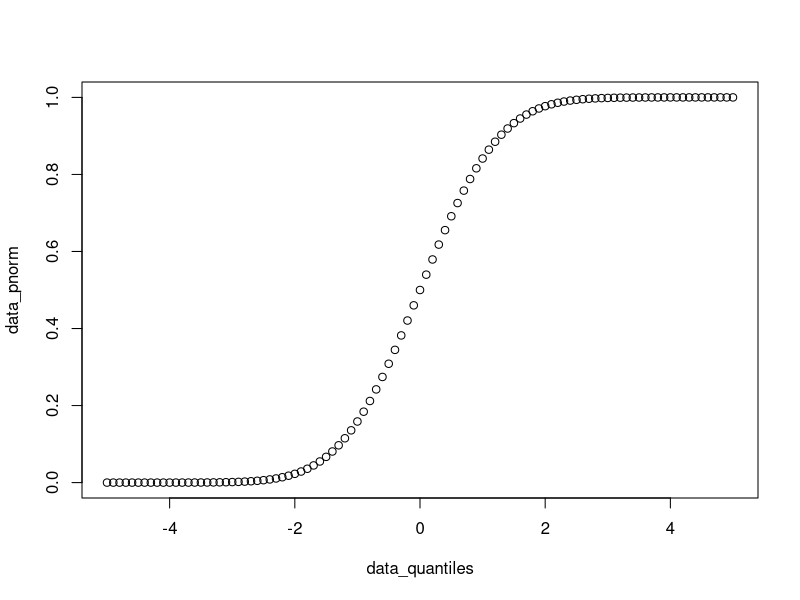
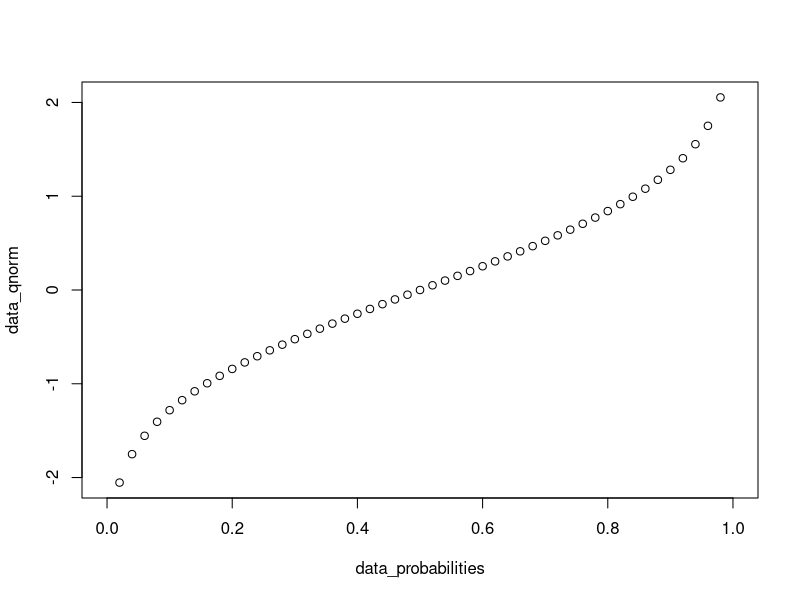
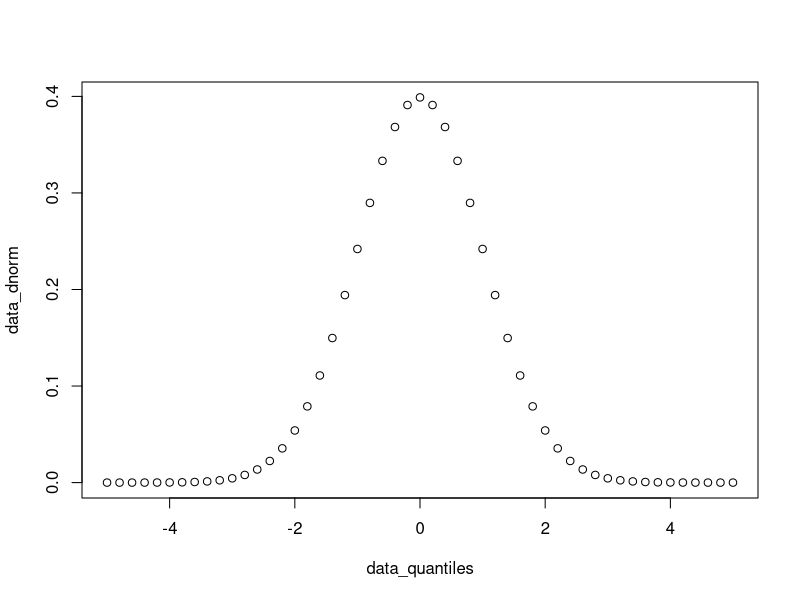
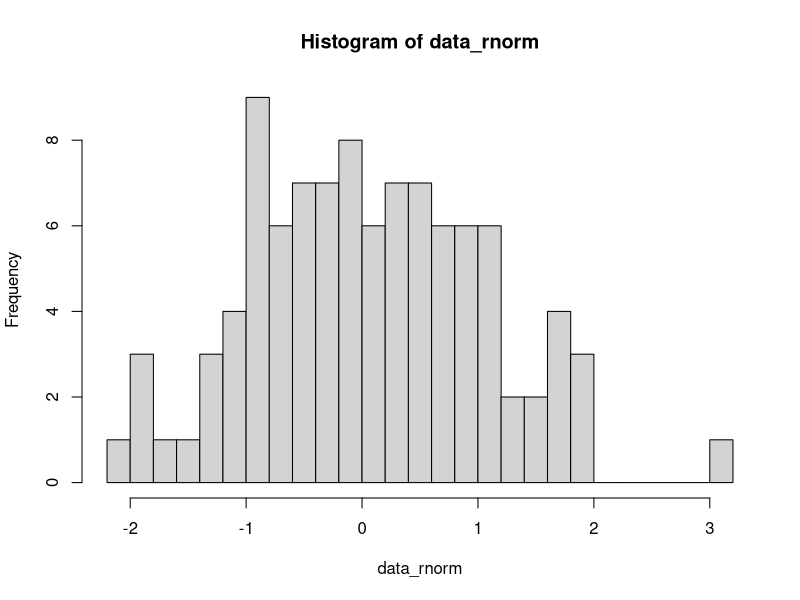
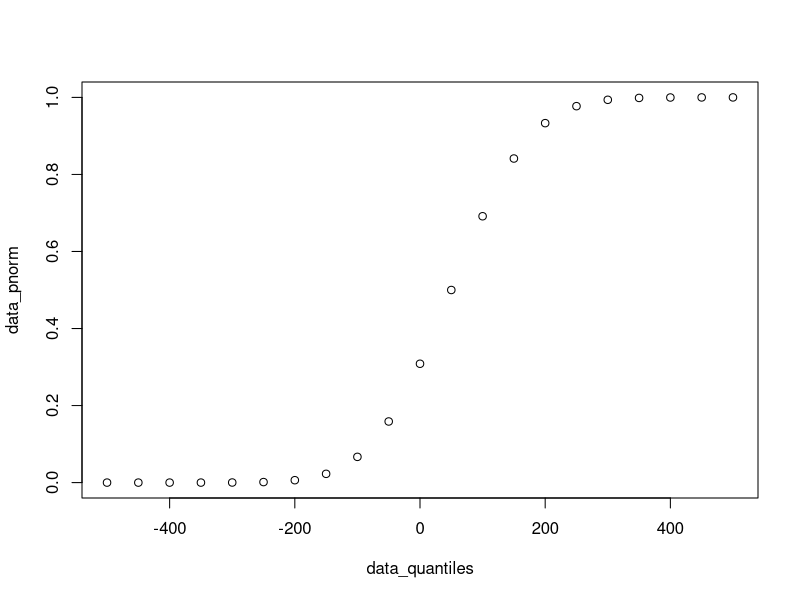
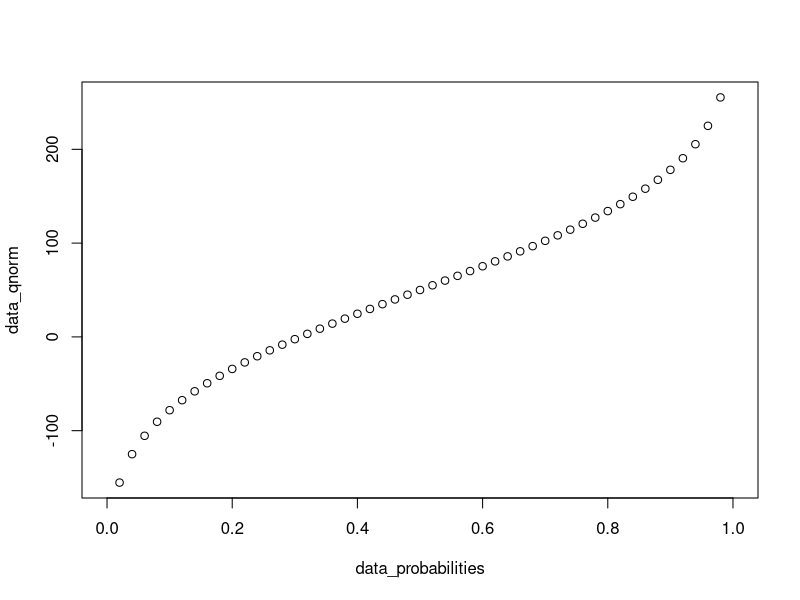
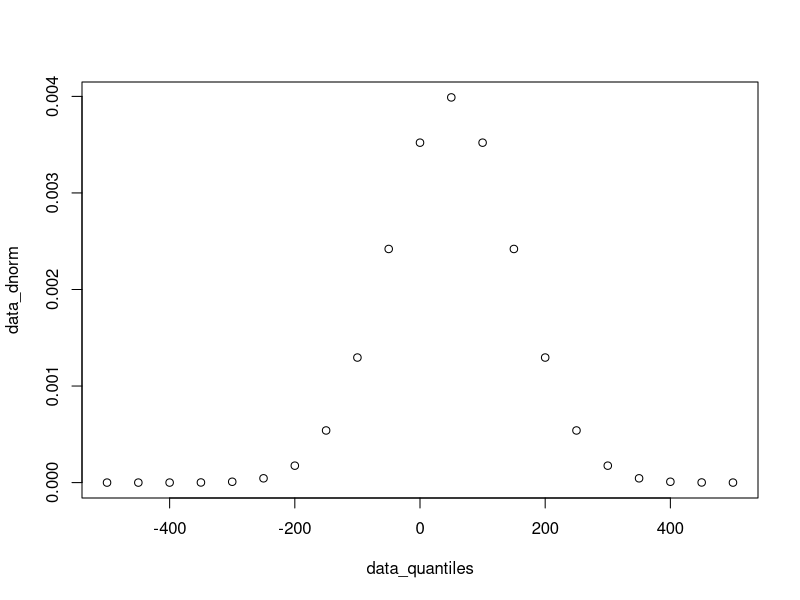
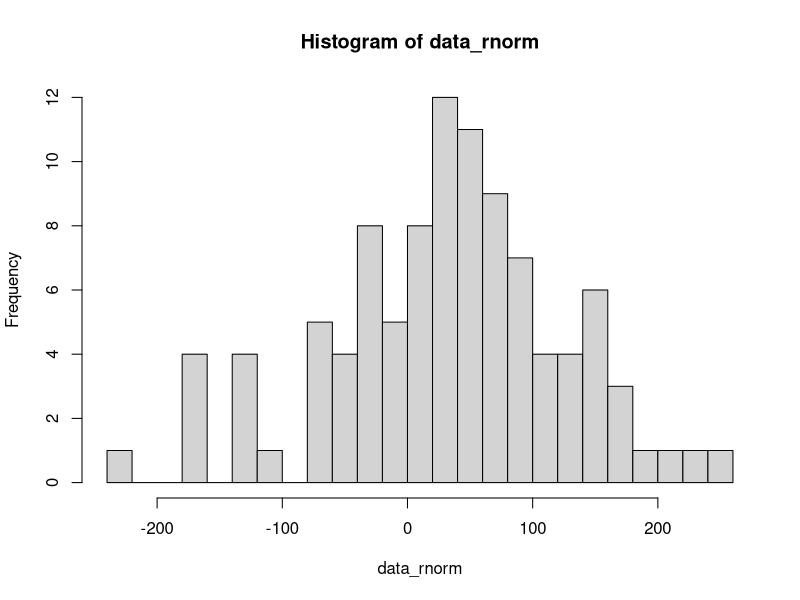

The R source for these figures, in order: (Note: this script raises an error after producing the figures.)
## ---- chunk 1
knitr::opts_chunk$set(echo = TRUE)
## ---- chunk 2
data_quantiles <- seq(-5, 5, 0.1)
head(data_quantiles)
## ---- chunk 3
data_pnorm <- pnorm(q = data_quantiles) 
head(data_pnorm)
## ---- chunk 4
plot(data_quantiles, data_pnorm)
## ---- chunk 5
data_probabilities <- seq(from = 0, to = 1, by = 0.02)
head(data_probabilities)
## ---- chunk 6
data_qnorm <- qnorm(p = data_probabilities) 
head(data_qnorm)
## ---- chunk 7
plot(data_probabilities, data_qnorm)
## ---- chunk 8
data_quantiles <- seq(-5, 5, 0.2)
head(data_quantiles)
## ---- chunk 9
data_dnorm <- dnorm(x = data_quantiles) 
head(data_dnorm)
## ---- chunk 10
plot(data_quantiles, data_dnorm)
## ---- chunk 11
data_rnorm <- rnorm(n = 100)
head(data_rnorm)
## ---- chunk 12
hist(data_rnorm, breaks = 20)
## ---- chunk 13
data_quantiles <- seq(-500, 500, 50)
head(data_quantiles)
## ---- chunk 14
data_pnorm <- pnorm(q = data_quantiles, mean = 50, sd = 100)
head(data_pnorm)
## ---- chunk 15
plot(data_quantiles, data_pnorm)
## ---- chunk 16
data_probabilities <- seq(from = 0, to = 1, by = 0.02)
head(data_probabilities)
## ---- chunk 17
data_qnorm <- qnorm(p = data_probabilities, mean = 50, sd = 100) 
head(data_qnorm)
## ---- chunk 18
plot(data_probabilities, data_qnorm)
## ---- chunk 19
data_quantiles <- seq(-500, 500, 50)
head(data_quantiles)
## ---- chunk 20
data_dnorm <- dnorm(x = data_quantiles, mean = 50, sd = 100) 
head(data_dnorm)
## ---- chunk 21
plot(data_quantiles, data_dnorm)
## ---- chunk 22
data_rnorm <- rnorm(n = 100, mean = 50, sd = 100)
head(data_rnorm)
## ---- chunk 23
hist(data_rnorm, breaks = 20)
## ---- chunk 24
data_quantiles <- seq(0, 50, 1)
head(data_quantiles)
## ---- chunk 25
data_pbinom <- pbinom(q = data_quantiles, size = 50, prob = 0.1)
head(data_pbinom)
## ---- chunk 26
plot(data_quantiles, data_pbinom)
## ---- chunk 27
data_probabilities <- seq(from = 0, to = 1, by = 0.02)
head(data_probabilities)
## ---- chunk 28
data_qbinom <- qbinom(p = data_probabilities, size = 50, prob = 0.1)
head(data_qbinom)
## ---- chunk 29
plot(data_probabilities, data_qbinom)
## ---- chunk 30
data_quantiles <- seq(0, 50, 1)
head(data_quantiles)
## ---- chunk 31
data_dbinom <- dbinom(x = data_quantiles, size = 50, prob = 0.1)
head(data_dbinom)
## ---- chunk 32
plot(data_quantiles, data_dbinom)
## ---- chunk 33
data_rbinom <- rbinom(n = 100, size = 50, prob = 0.1)
head(data_rbinom)
## ---- chunk 34
hist(data_rbinom, breaks = 20)
## ---- chunk 35
data_rnorm <- rnorm(n = 1000, mean = 50, sd = 100)
quantile(data_rnorm, probs = seq(0, 1, 0.1))
## ---- chunk 36
plot(
  seq(0, 1, 0.1),
  quantile(data_rnorm, probs = seq(0, 1, 0.1))
)
## ---- chunk 37
set.seed(1)
x <- rnorm(n = 1000, mean = 0, sd = 1)
y <- rnorm(n = 2000, mean = 1, sd = 1)
## ---- chunk 38
par(mfrow = c(2, 1))
hist(x, breaks = 30)
hist(y, breaks = 30)
par(mfrow = c(1, 1 ))
## ---- chunk 39
t.test(x, y)
## ---- chunk 40
t.test(y, x)
## ---- chunk 41
set.seed(1)
n_sample <- 10
x <- runif(n = n_sample, min = 10, max = 20)
y <- x + 2 + rnorm(n = n_sample, mean = 0, sd = 1)
## ---- chunk 42
mean(y - x)
## ---- chunk 43
t.test(x, y, paired = TRUE)
## ---- chunk 44
set.seed(1)
x <- runif(n = 10, min = 1, max = 11)
y <- runif(n = 5, min = 3, max = 13)
## ---- chunk 45
wilcox.test(x, y)
## ---- chunk 46
wilcox.test(x, y, alternative = "less")
## ---- chunk 47
set.seed(1)
n_sample <- 1000
x1 <- rnorm(n = n_sample, mean = 10, sd = 2)
x2 <- x1 + 5 + rnorm(n = n_sample, mean = 0, sd = 1)
x3 <- x2 + 0 + rnorm(n = n_sample, mean = 0, sd = 0.5)
data_aov <- data.frame(
  value = c(x1, x2, x3),
  group = c(
    rep("x1", length(x1)),
    rep("x2", length(x2)),
    rep("x3", length(x3))
  )
)
head(data_aov)
## ---- chunk 48
aov_result <- aov(value ~ group, data_aov)
aov_result
## ---- chunk 49
summary(aov_result)
## ---- chunk 50
data_fisher <- matrix(
  data = c(12, 4, 3, 23),
  nrow = 2, ncol = 2,
  dimnames = list(
    c("DE", "Not DE"),
    c("In pathway", "Not in pathway")
  )
)
data_fisher
## ---- chunk 51
fisher.test(data_fisher)
## ---- chunk 52
data_p_values <- runif(1E3, min = 0, max = 1)
data_p_adjusted <- p.adjust(data_p_values, method = "BH")
head(sort(data_p_adjusted))
## ---- chunk 53
par(mfrow = c(2, 1))
hist(data_p_values, xlim = c(0, 1), breaks = seq(0, 1, 0.05))
hist(data_p_adjusted, xlim = c(0, 1), breaks = seq(0, 1, 0.05))
par(mfrow = c(1, 1))
## ---- chunk 54
data("iris")
## ---- chunk 55
iris_features <- iris[, c("Sepal.Length", "Sepal.Width", "Petal.Length", "Petal.Width")]
head(iris_features)
## ---- chunk 56
pca_iris <- prcomp(iris_features, center = TRUE, scale. = TRUE)
pca_iris
## ---- chunk 57
str(pca_iris)
## ---- chunk 58
pca_iris$rotation
## ---- chunk 59
pca_iris_dataframe <- as.data.frame(pca_iris$x)
head(pca_iris_dataframe)
## ---- chunk 60
ggplot(pca_iris_dataframe, aes(PC1, PC2)) +
  geom_point() +
  cowplot::theme_cowplot()
## ---- chunk 61
pca_iris_plot <- ggplot(pca_iris_dataframe, aes(PC1, PC2)) +
  geom_point() +
  cowplot::theme_cowplot()
## ---- chunk 62
pca_iris_dataframe$Species <- iris$Species
head(pca_iris_dataframe)
## ---- chunk 63
pca_iris_species <- ggplot(pca_iris_dataframe, aes(PC1, PC2, color = Species)) +
  geom_point() +
  cowplot::theme_cowplot()
pca_iris_species
